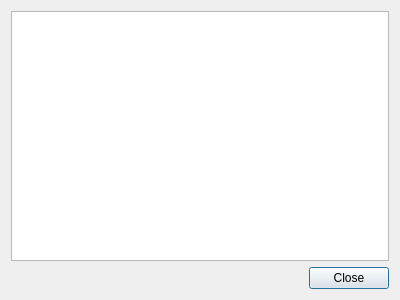
<?xml version="1.0" encoding="UTF-8"?>
<ui version="4.0">
 <class>DetailsDialog</class>
 <widget class="QDialog" name="DetailsDialog">
  <property name="windowModality">
   <enum>Qt::ApplicationModal</enum>
  </property>
  <property name="geometry">
   <rect>
    <x>0</x>
    <y>0</y>
    <width>400</width>
    <height>300</height>
   </rect>
  </property>
  <property name="windowTitle">
   <string>Test result</string>
  </property>
  <layout class="QGridLayout" name="gridLayout">
   <item row="0" column="0" colspan="2">
    <widget class="QPlainTextEdit" name="detailsPlainTextEdit"/>
   </item>
   <item row="1" column="0">
    <spacer name="horizontalSpacer">
     <property name="orientation">
      <enum>Qt::Horizontal</enum>
     </property>
     <property name="sizeHint" stdset="0">
      <size>
       <width>293</width>
       <height>20</height>
      </size>
     </property>
    </spacer>
   </item>
   <item row="1" column="1">
    <widget class="QPushButton" name="closePushButton">
     <property name="text">
      <string>Close</string>
     </property>
    </widget>
   </item>
  </layout>
 </widget>
 <resources/>
 <connections/>
</ui>
